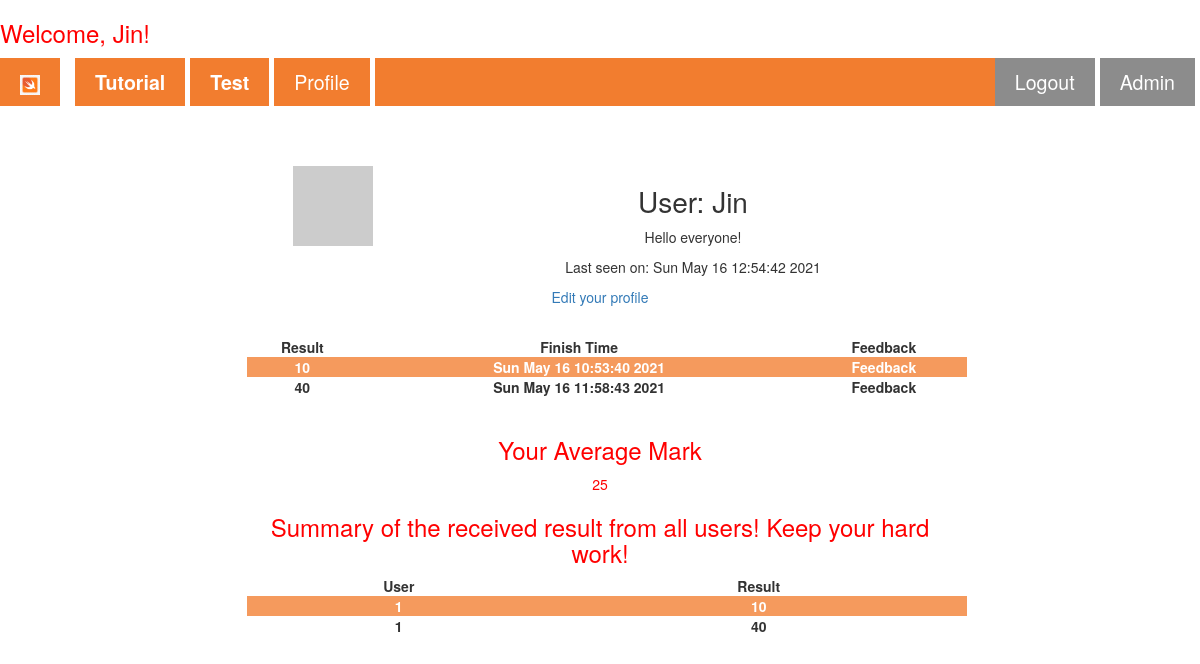
/user/Jin (signed in), run on the app's committed database.
### app/models.py (models this page shows, shortened)
class User(UserMixin, db.Model):
    id = db.Column(db.Integer, primary_key=True)
    username = db.Column(db.String(64), index=True, unique=True)
    email = db.Column(db.String(120), index=True, unique=True)
    password_hash = db.Column(db.String(128))
    about_me = db.Column(db.String(140))
    last_seen = db.Column(db.String(140))
    posts = db.relationship('Post', backref='author', lazy='dynamic')
    def avatar(self, size): # Add avatar to one user #
        digest = md5(self.email.lower().encode('utf-8')).hexdigest()
        return 'https://www.gravatar.com/avatar/{}?d=identicon&s={}'.format(
            digest, size)

class Post(UserMixin,db.Model):
    id = db.Column(db.Integer, primary_key=True)
    Mark = db.Column(db.Integer)
    Finish_Time = db.Column(db.String(140), index=True)
    Feedback = db.Column(db.String(1000))
    user_id = db.Column(db.Integer, db.ForeignKey('user.id'))

### app/routes.py (the view)
@app.route('/user/<username>')
@login_required
def user(username):
    list=[]
    average = 0
    user = User.query.filter_by(username=username).first_or_404()
    try:
        mark=Post.query.filter_by(user_id=user.id)[-1]
        allmark=Post.query.filter_by(user_id=user.id).all()
        all=Post.query.all()
        for i in allmark:
            list.append(i.Mark)
        for i in list:
            average+=int(i)
        average=average/len(list)
        average=int(average)
        return render_template('user.html', user=user, mark=mark, all=all,average=average, allmark=allmark)
    except IndexError as e:
        flash("No profile shown, please do the test firstly!")
        return render_template("home.html")

### app/models.py (called while the page is built)
@login.user_loader
def load_user(id):
    return User.query.get(int(id))

### app/routes.py (called while the page is built)
@app.before_request
def before_request():
    if current_user.is_authenticated:
        today = datetime.now()
        timed=today.strftime("%c")
        current_user.last_seen = timed
        db.session.commit()

### app/templates/user.html (shortened to what this page needs)
{% extends "base.html" %}
{% block articles %}
<div class="formcontainer" style="border: none; margin-top: 5%;">
  <table>
    <tr valign="top">
        <td><img src="{{ user.avatar(128) }}"></td>
        <td>
            <h1>User: {{ user.username }}</h1>
            {% if user.about_me %}<p>{{ user.about_me }}</p>{% endif %}
            {% if user.last_seen %}<p>Last seen on: {{ user.last_seen }}</p>{% endif %}
        </td>
    </tr>
  </table>
  {% if user == current_user %}
  <p class="redp"><a href="{{ url_for('edit_profile') }}">Edit your profile</a></p>
  {% endif %}
  <br>
  <table>
    <tr valign="top">
      <td><b>Result</b></td>
      <td><b>Finish Time</b></td>
      <td><b>Feedback</b></td>
    </tr>
    {% for j in allmark%}
    <tr>
      <td><b>{{j.Mark}}</b></td>
      <td><b>{{j.Finish_Time}}</b></td>
      <td>
        <details>
          <summary><b>Feedback</b></summary>
        </details>
      </td>
    </tr>
    {% endfor %}
  </table><br>
  <h3 class="redp">Your Average Mark</h3>
  <p class="redp">{{average}}</p>
  <h3 class="redp">Summary of the received result from all users! Keep your hard work!</h3>
  <table>
    <tr valign="top">
      <td><b>User</b></td>
      <td><b>Result</b></td>
    </tr>
    {% for i in all %}
    <tr>
      <td><b>{{i.user_id}}</b></td>
      <td><b>{{i.Mark}}</b></td>
    </tr>
    {% endfor %}
  </table>
</div>
{% endblock %}

### app/templates/base.html (shortened to what this page needs)
<!DOCTYPE html>
<html lang="en">
<head>
    <link rel="stylesheet" href="https://maxcdn.bootstrapcdn.com/bootstrap/3.4.0/css/bootstrap.min.css"/>
    <link rel="stylesheet" href="{{ url_for('static', filename='nav_css.css')}}">
</head>
<body>
  {% if current_user.is_authenticated %}
  <h3 class="redp">Welcome, {{ current_user.username }}!</h3>
  {% endif %}
    <nav class="sticky">
        <ul class="ul_mainstyle">
            <li><a href="/"><img src="{{ url_for('static', filename='/Image/swift_icon.png')}}" alt="home icon"></a>
            </li>
            <li><a href="/Setup"><b>Tutorial</b></a></li>
            <li><a href="/Test"><b>Test</b></a></li>
            {% if not current_user.is_anonymous %}
            <li>
              <a href="{{ url_for('user', username=current_user.username) }}">Profile</a>
            </li>
            {% endif %}
            <li class="loginbutton">
              <a href="{{ url_for('adminpage') }}">Admin</a>
            </li>
            {% if current_user.is_anonymous %}
            <li class="loginbutton">
              <a href="{{ url_for('login') }}"><b>Login</b></a>
            </li>
            {% else %}
            <li class="loginbutton">
              <a href="{{ url_for('logout') }}">Logout</a>
            </li>
            {% endif %}
        </ul>
      </nav>
      {% block articles %}{% endblock %}
</body>
</html>

### app/static/nav_css.css (style rules this page uses)
html { font-family: Arial, Helvetica, sans-serif; line-height: 2; }
a { text-decoration: none; }
body { counter-reset: section; }
.formcontainer { text-align: center; }
.loginbutton { background-color: grey; color: white; float: right; }
nav ul.ul_mainstyle { margin: 1% 0 0 0; padding: 0; overflow: hidden; background-color: rgb(241, 112, 25); list-style-type: none; }
nav ul li { float: left; border-right: solid 5px white; }
li:first-of-type { border-right: solid 15px white; }
nav ul li a { display: block; color: white; text-align: center; text-decoration: none; padding: 10px 20px 10px; font-size: 140%; }
nav ul li img { height: 20px; width: auto; }
.sticky { position: sticky; top: 0; width: 100%; z-index: 10; opacity: 0.9; }
.redp { color: red; }
tr:nth-child(even) { background-color: rgb(241, 112, 25); color: white; opacity: 0.7; }
h1 { font-size: 200%; }
table { border-collapse: collapse; width: 100%; margin-left: 1%; }
.formcontainer { margin: auto; margin-top: 1%; width: 60%; border: 1px solid grey; padding: 70 50 50 50; text-align: center; border-radius: 10px; }

### data on the page
User: username "Jin", about_me "Hello everyone!", last_seen "Sun May 16 12:54:42 2021"
Post: Mark "10", Finish_Time "Sun May 16 10:53:40 2021", user_id "1"
Post: Mark "40", Finish_Time "Sun May 16 11:58:43 2021", user_id "1"

### other printed values
{{ average }} "25"
